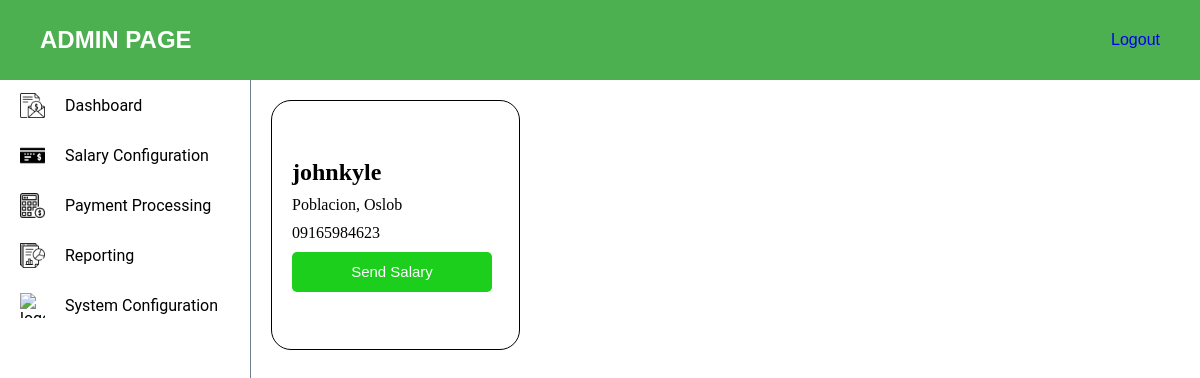
The app's page /payment-proc with its own data.
### myapp/models.py (models this page shows, shortened)
class Employee(AbstractUser):
    name = models.CharField(max_length=255)
    email = models.EmailField()
    contact = models.CharField(max_length=15)
    address = models.TextField()
    username = models.CharField(max_length=255, unique=True)
    password = models.CharField(max_length=128)
    groups = models.ManyToManyField('auth.Group', related_name='employee_groups', blank=True)
    user_permissions = models.ManyToManyField('auth.Permission', related_name='employee_permissions', blank=True)

### myapp/views.py (the view)
# urls.py: path("payment-proc", views.payment_proc, name="payment_proc"),
def payment_proc(request):
    employees = Employee.objects.all()
    return render(request, "admin-view/payment-proc/payment-proc.html", {
        'employees' : employees
    })

### myapp/templates/admin-view/payment-proc/payment-proc.html (shortened to what this page needs)
{% load static %}
<!DOCTYPE html>
<html lang="en">
<head>
    <link rel="stylesheet" href="{% static 'css/navbar.css' %}">
    <link rel="stylesheet" href="{% static 'css/admin.css' %}">
    <link rel="stylesheet" href="{% static 'css/payment-proc.css' %}">
</head>
<body>
    <div class="admin-header">
        <h2>ADMIN PAGE</h2>
        <a href="{% url 'user_login' %}">Logout</a>
    </div>
    <div class="page-content">
        <aside class="aside-content">
            <ul class="aside-nav">
                <a class="aside-nav-items" href="{% url 'admin_view' %}">
                    <img class="sidenav-logo" src="{% static 'images/salary.png' %}" alt="logo">
                    Dashboard
                </a>
                <a class="aside-nav-items" href="{% url 'salary_config' %}">
                    <img class="sidenav-logo" src="{% static 'images/bank-check.png' %}" alt="logo">
                    Salary Configuration
                </a>
                <a class="aside-nav-items" href="{% url 'payment_proc' %}">
                    <img class="sidenav-logo" src="{% static 'images/calculator.png' %}" alt="logo">
                    Payment Processing
                </a>
                <a class="aside-nav-items" href="{% url 'reporting' %}">
                    <img class="sidenav-logo" src="{% static 'images/report.png' %}" alt="logo">
                    Reporting
                </a>
                <a class="aside-nav-items" href="{% url 'system_config' %}">
                    <img class="sidenav-logo" src="{% static 'images/system.png' %}" alt="logo">
                    System Configuration
                </a>
            </ul>
        </aside>
        <section class="admin-content">
            <div class="payment-proc">
                <div class="card-container">
                    {% for employee in employees %}
                        <div class="card-content">
                            <h1>{{ employee.name }}</h1>
                            <p>{{ employee.address }}</p>
                            <p>{{ employee.contact }}</p>
                            <button>Send Salary</button>
                        </div>
                    {% endfor %}
                </div>
            </div>
        </section>
    </div>
</body>
</html>

### myapp/static/css/navbar.css (style rules this page uses)
* { box-sizing: border-box; padding: 0; margin: 0; }
.page-content { height: calc(100vh - 160px); width: 100vw; display: flex; flex-direction: row; }
.aside-content { height: calc(100vh - 80px); width: 250px; }
.aside-nav { display: flex; flex-direction: column; }
.aside-nav-items { list-style-type: none; width: 250px; height: 50px; display: flex; justify-content: flex-start; align-items: center; font-family: 'Roboto', sans-serif; color: black; align-self: flex-start; margin-left: 20px; }
.sidenav-logo { height: 25px; width: 25px; margin-right: 20px; }
a { text-decoration: none; }

### myapp/static/css/admin.css (style rules this page uses)
* { box-sizing: border-box; padding: 0; margin: 0; }
.admin-header { height: 80px; width: 100vw; background-color: #4CAF50; display: flex; justify-content: space-between; align-items: center; padding: 0 40px 0 40px; font-family: 'Popppins', sans-serif; color: white; }
.admin-content { height: calc(100vh - 80px); width: calc(100vw - 250px); border-left: solid 1px; border-color: slategray; overflow-y: auto; scrollbar-width: thin; scrollbar-color: #ccc #f0f0f0; }

### myapp/static/css/payment-proc.css (style rules this page uses)
* { box-sizing: border-box; margin: 0; padding: 0; }
.card-container { display: flex; flex-wrap: wrap; padding: 20px; gap: 20px; }
.card-content { height: 250px; width: 249px; border: solid black 1px; border-radius: 20px; display: flex; flex-direction: column; justify-content: center; align-items: flex-start; padding: 20px; gap: 10px; }
.card-content button { height: 40px; width: 200px; background-color: rgb(29, 207, 29); border-radius: 5px; color: white; border: none; cursor: pointer; font-size: 15px; }

### records on screen
Employee: name "johnkyle", address "Poblacion, Oslob", contact "09165984623"
